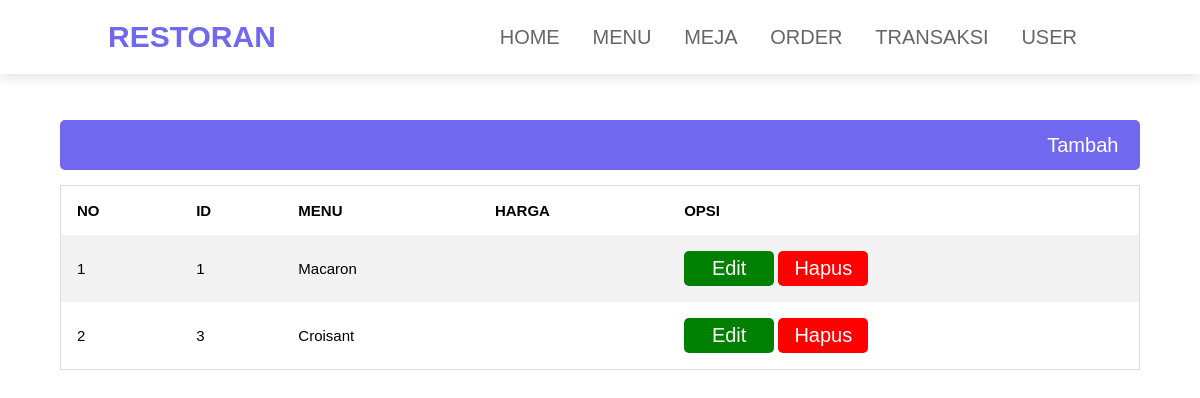
/admin/menu.php, run on the app's committed database.
### tables this page shows
CREATE TABLE `menu` (
  `id_menu` int(10) NOT NULL,
  `nama_menu` varchar(50) NOT NULL,
  `harga` int(50) NOT NULL
);

### admin/menu.php (the view, shortened to what this page needs)
<!DOCTYPE html>
<html lang="en">
<head>
    <link href="../style.css" type="text/css" rel="stylesheet">
    <link rel="stylesheet" type="text/css" href="https://cdnjs.cloudflare.com/ajax/libs/font-awesome/6.3.0/css/all.min.css">
</head>
<body>
    <header>
        <h3 class="logo">RESTORAN</h3>
        <nav class="nav">
            <a href="index.php">HOME</a>
            <a href="menu.php">MENU</a>
            <a href="meja.php">MEJA</a>
            <a href="order.php">ORDER</a>
            <a href="transaksi.php">TRANSAKSI</a>
            <a href="user.php">USER</a>
        </nav>
    </header>
    <section class="main">
        <button class="add-btn"><a href="tambah_menu.php">Tambah</a></button>
        <table>
            <tr>
                <th>NO</th>
                <th>ID</th>
                <th>MENU</th>
                <th>HARGA</th>
                <th>OPSI</th>
            </tr>
            <?php
            include '../koneksi.php';
            $no = 1;
            $query = mysqli_query($koneksi, "SELECT * FROM menu ORDER BY id_menu ASC");
            foreach($query as $data){
            ?>
            <tr>
                <td><?= $no++ ?></td>
                <td><?= $data['id_menu']; ?></td>
                <td><?= $data['nama_menu']; ?></td>
                <td><?= $data['harga_menu']; ?></td>
                <td>
                <button class="btn" style="background-color: green;"><a href="edit_menu.php?id_menu=<?= $data['id_menu'];?>">Edit</a></button>
                    <button class="btn" style="background-color: red"><a href="hapus_menu.php?id_menu=<?= $data['id_menu'];?>">Hapus</a></button>
                </td>
            </tr>
            <?php }?>
        </table>
    </section>
</body>
</html>

### style.css (style rules this page uses)
:root { --blue : #7168f0; }
* { margin: 0; padding: 0; box-sizing: border-box; font-family: Verdana, Geneva, Tahoma, sans-serif; border: none; outline: none; text-decoration: none; text-transform: capitalize; transition: .2s linear; }
html { font-size: 62.5%; scroll-behavior: smooth; scroll-padding-top: 6rem; overflow-x: hidden; }
section { padding: 10% 5%; }
header { position: fixed; top: 0; left: 0; right: 0; background: #fff; padding: 2rem 9%; display:flex; align-items: center; justify-content: space-between; z-index: 1000; box-shadow: 0 .5rem 1rem rgba(0,0,0,.1); }
.logo { font-size: 3rem; color:var(--blue); font-weight: bolder; }
.nav a { font-size: 2rem; padding: 0 1.5rem; color: #666; }
table { border-collapse: collapse; border-spacing: 0; width: 100%; border: 1px solid #ddd; margin-left: auto; margin-right: auto; }
th, td { text-align: left; padding: 16px; font-family: sans-serif; font-size: 15px; }
tr:nth-child(even) { background-color: #f2f2f2; }
.main .add-btn { border: none; border-radius: 5px; cursor: pointer; width: 100%; height: 5rem; background-color: var(--blue); text-align: right; padding-right: 2%; margin-bottom: 1.5rem; }
.btn { color: white; border: none; border-radius: 5px; cursor: pointer; width: 90px; height: 35px; }
.main a { color: #fff; font-size: 2rem; font-family: sans-serif; font-weight: 500; }

### data on the page
menu: id_menu "1", nama_menu "Macaron"
menu: id_menu "3", nama_menu "Croisant"
